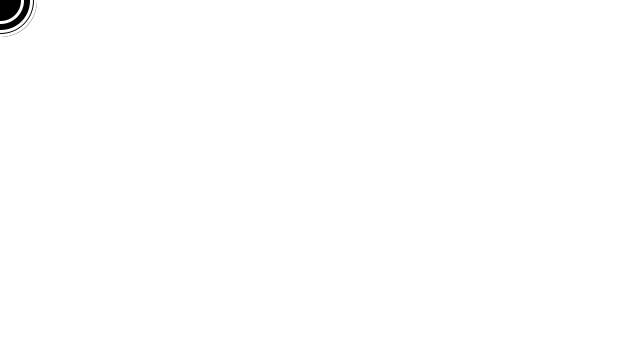
Frame 1 (no input)
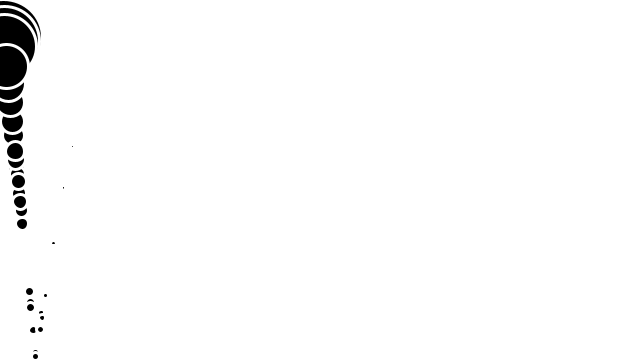
Frame 60 (the mouse pressed at the canvas centre just before this capture)
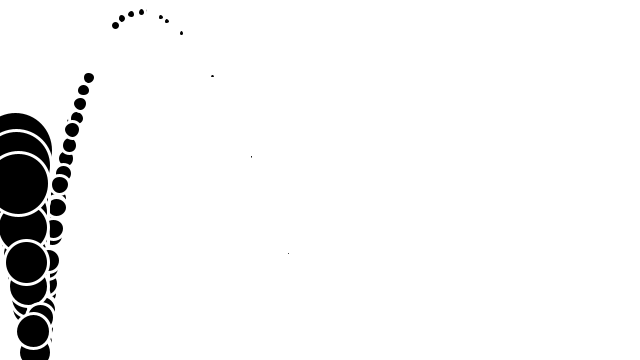
Frame 120 (the mouse held since frame 60 and released just before this capture)

The Processing sketch that drew these frames (run headless with seeded random() and noise(); from frame 60 on, the mouse is pressed at the canvas centre):

// Processing sketch: ch2_02_forces_many
// ── ch2_02_forces_many.pde
/**
 * Forces - many objects
 */

Mover[] movers = new Mover[100];

void setup() {
  size(640,360);

  for (int i = 0; i < movers.length; i++) {
    movers[i] = new Mover(random(0.1, 5), 0, 0);
  }
}

void draw() {
  background(255);

  PVector wind = new PVector(0.01, 0);
  PVector gravity = new PVector(0,0.1);

  for (int i = 0; i < movers.length; i++) {
    movers[i].applyForce(wind);
    movers[i].applyForce(gravity);
    movers[i].update();
    movers[i].display();
    movers[i].checkEdges();
  }
}

// ── Mover.pde
class Mover {
  PVector location;
  PVector velocity;
  PVector acceleration;

  // The ammount of matter in an object. We will visualize this as size but
  // note that size does not always indicate mass (e.g. metal ball vs. balloon).
  float mass;

  Mover(float m, float x, float y) {
    location = new PVector(x, y);
    velocity = new PVector(0, 0);
    acceleration = new PVector(0, 0);
    mass = m;
  }

  // Move the Mover
  void update() {
    // Motion 101 from Chapter 1
    velocity.add(acceleration);
    location.add(velocity);

    // We need to clear acceleration each frame, it has no memory (in contrast
    // to location), instead it is calculated based on the environmental forces
    // currently present.
    acceleration.mult(0);
  }

  // Draw the Mover
  void display() {
    stroke(255);
    strokeWeight(3);
    fill(0);
    // Scale size according to mass
    ellipse(location.x, location.y, mass * 16, mass * 16);
  }

  // Apply a force to the Mover
  void applyForce(PVector force) {
    // Wrong! - Forces override each other
    // acceleration = force;

    // We need to clone the force so we don't mutate it
    // PVector f = force.get();
    // force.div(mass);

    // An alternative way to write the above using the static method:
    PVector f = PVector.div(force, mass);

    // Right: Force accumulation
    acceleration.add(f);
  }

  // Bounce at edges
  void checkEdges() {
    if ((location.x > width) || (location.x < 0)) {
      velocity.x = -velocity.x;
    }
    if ((location.y > height) || (location.y < 0)) {
      velocity.y = -velocity.y;
    }
  }
}
